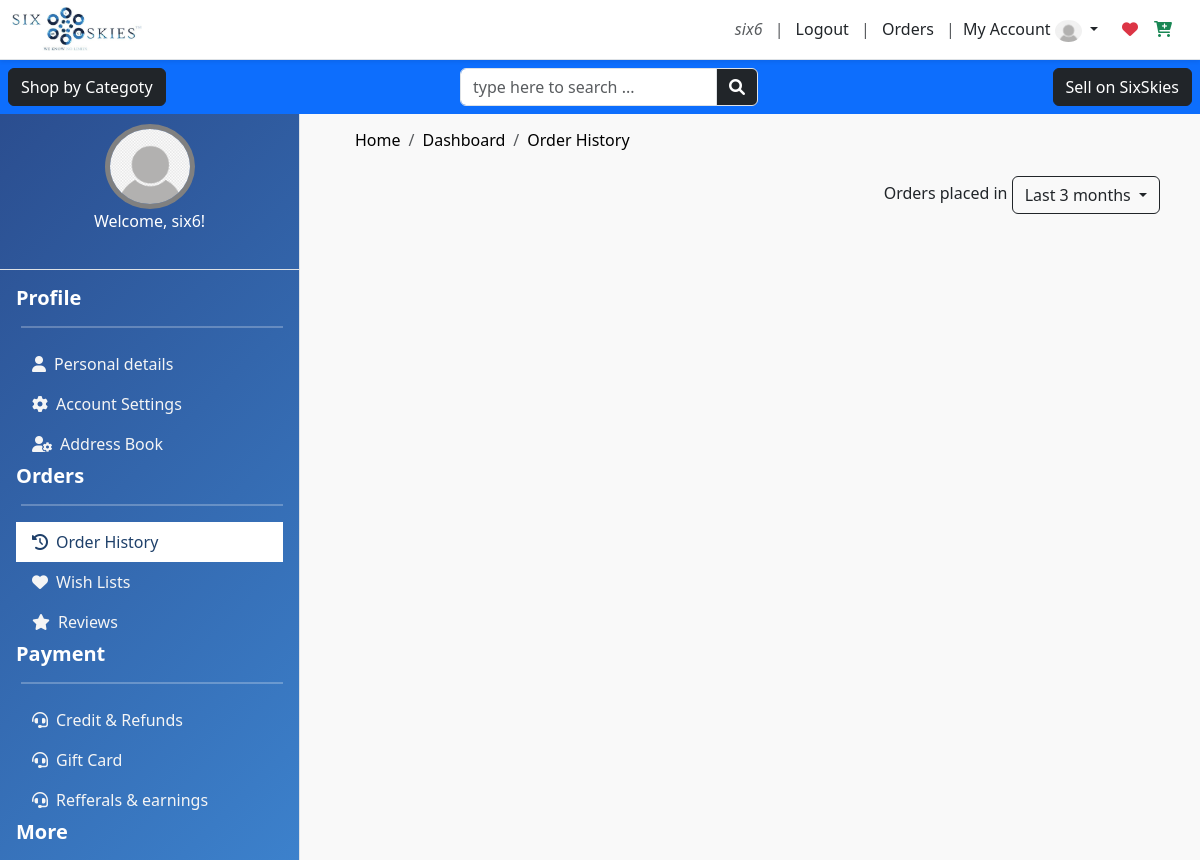
Before: /account/dashboard/order_history/ (signed in) with the older database file.
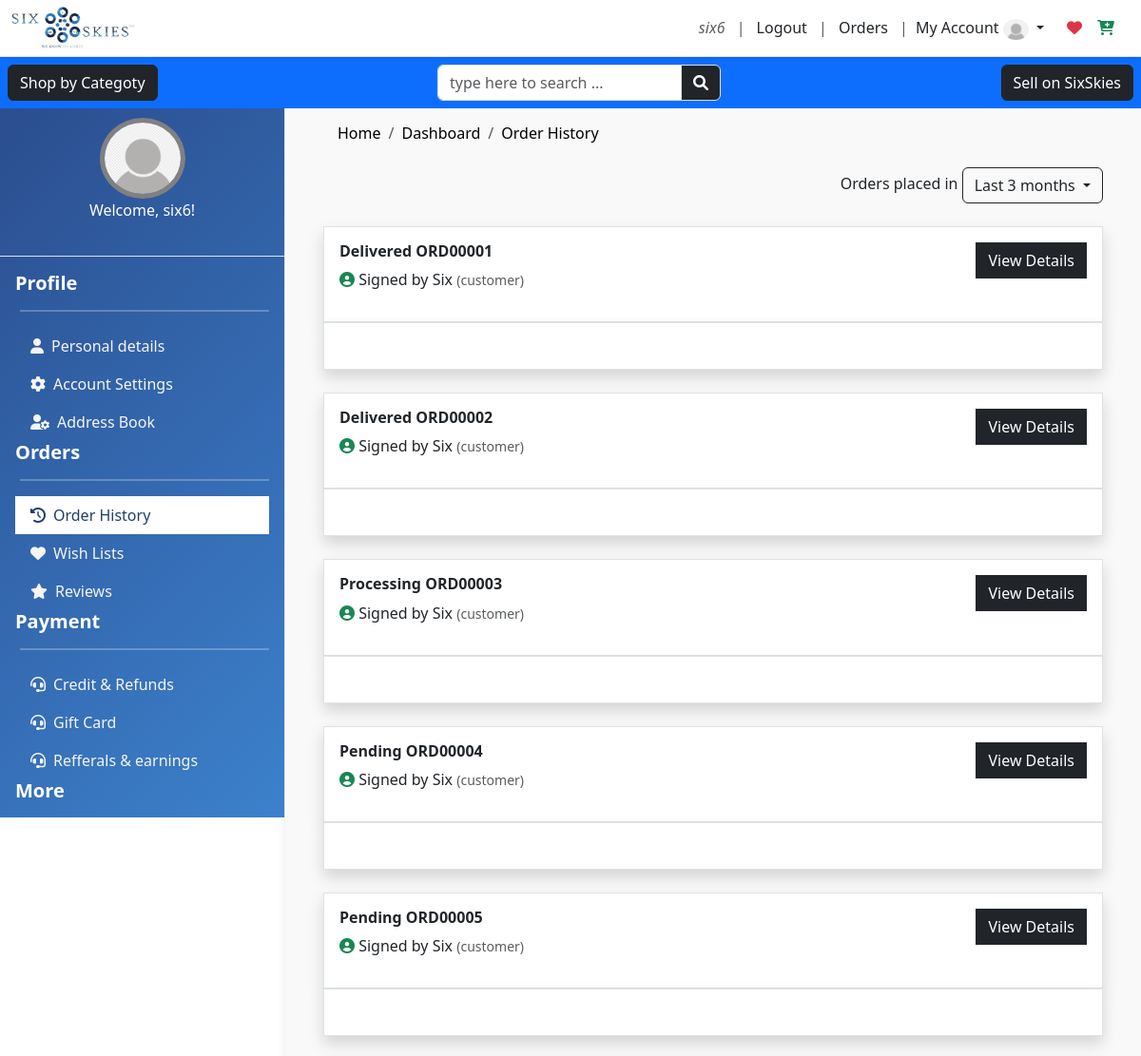
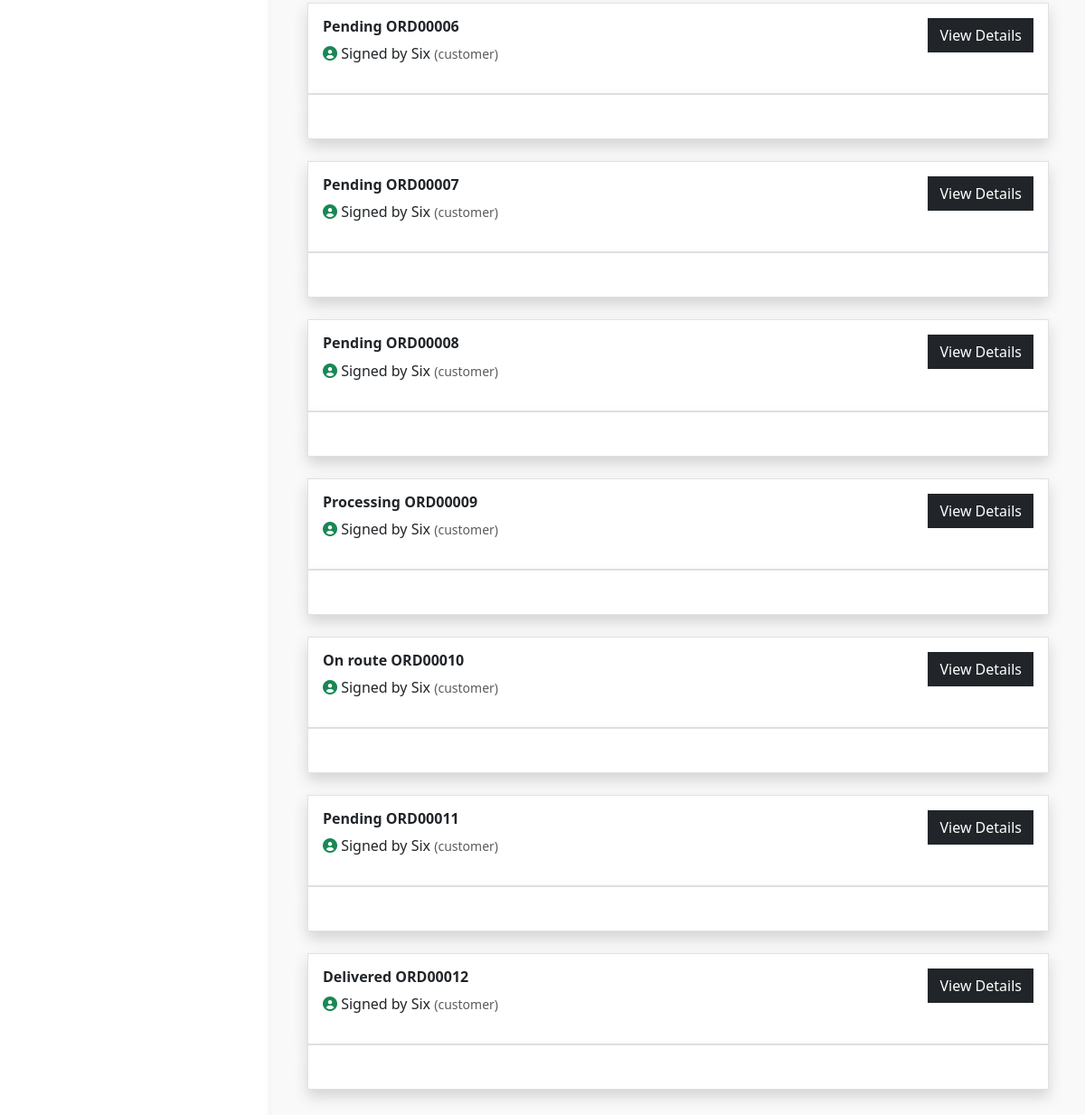
After: the same page with the newer database file (2 pictures, top to bottom).
### seller/wrap_models/orders_model.py (models this page shows, shortened)
class Order(models.Model):
    id = models.AutoField(primary_key=True)  # Auto-incrementing ID
    order_id = models.CharField(max_length=20, unique=True, blank=True)  # Custom Order ID
    user = models.ForeignKey(User, on_delete=models.CASCADE)  # Link to User
    business = models.ForeignKey(BusinessInformation, on_delete=models.CASCADE)
    total_amount = models.DecimalField(max_digits=10, decimal_places=2)  # Order Total
    delivery_method = models.CharField(max_length=50,null=True)
    status = models.CharField(
        max_length=20,
        choices=[("Pending", "Pending"), ("Processing", "Processing"),("On route", "On route"), ("Delivered", "Delivered"), ("Failed", "Failed")],
        default="Pending"
    )
    created_at = models.DateTimeField(auto_now_add=True)

### user/views.py (the view)
# urls.py: path('dashboard/order_history/', views.order_history, name='order_history'),
@login_required_custom
def order_history(request):
    orders = Order.objects.filter(user=request.user).all()
    return render(request, 'home/order_history.html',{'orders':orders})

### user/utils.py (called while the page is built)
def login_required_custom(view_func):
    @wraps(view_func)
    def _wrapped_view(request, *args, **kwargs):
        if request.user.is_authenticated:
            return view_func(request, *args, **kwargs)
        return redirect('signin')  # Redirect to login page if not authenticated
    return _wrapped_view

### user/templates/home/order_history.html (shortened to what this page needs)
{% extends 'products/shop_base.html' %}
{% load static %}
{% block nav %}
            <ul class="nav flex-column px-3 mt-3">
                <div class="flex-container ">
                    <h5 class="fw-bold">Profile </h5>
                    <hr >
                </div>
                <li class="nav-item">
                    <a class="nav-link d-flex align-items-center" href="{% url 'profile' %}">
                        <i class="fas fa-user me-2"></i> Personal details
                    </a>
                </li>
                <li class="nav-item">
                    <a class="nav-link d-flex align-items-center" href="{% url 'account_settings' %}">
                        <i class="fas fa-cog me-2"></i> Account Settings
                    </a>
                </li>
                 <li class="nav-item">
                    <a class="nav-link d-flex align-items-center" href="{% url 'address' %}">
                        <i class="fas fa-user-cog me-2"></i> Address Book
                    </a>
                </li>
                  <div class="flex-container ">
                <h5 class="fw-bold">Orders</h5>
                 <hr >
             </div>
                <li class="nav-item">
                    <a class="nav-link d-flex align-items-center active" href="{% url 'order_history' %}">
                        <i class="fas fa-history me-2"></i> Order History
                    </a>
                </li>
                <li class="nav-item">
                    <a class="nav-link d-flex align-items-center" href="{% url 'wish_lists' %}">
                        <i class="fas fa-heart me-2"></i> Wish Lists
                    </a>
                </li>
                <li class="nav-item">
                    <a class="nav-link d-flex align-items-center" href="{% url 'buyer_reviews' %}">
                        <i class="fas fa-star me-2"></i> Reviews
                    </a>
                </li>
                  <div class="flex-container ">
                <h5 class="fw-bold">Payment</h5>
                 <hr >
             </div>
                <li class="nav-item">
                    <a class="nav-link d-flex align-items-center" href="{% url 'credit' %}">
                        <i class="fas fa-headset me-2"></i> Credit & Refunds
                    </a>
                </li>
                <li class="nav-item">
                    <a class="nav-link d-flex align-items-center" href="{% url 'gift_card' %}">
                        <i class="fas fa-headset me-2"></i> Gift Card
                    </a>
                </li>
                <li class="nav-item">
                    <a class="nav-link d-flex align-items-center" href="{% url 'referrals_earnings' %}">
                        <i class="fas fa-headset me-2"></i> Refferals & earnings
                    </a>
                </li>
                  <div class="flex-container ">
                <h5 class="fw-bold">More</h5>
             </div>
            </ul>
            {% endblock %}
{% block content %}
<div class="container  p-0">
    <nav aria-label="breadcrumb">
        <ol class="breadcrumb" style="border-radius: 0; padding: 8px 15px;">
            <li class="breadcrumb-item">
                <a href="{% url 'home' %}" style="color: black; text-decoration: none;">Home</a>
            </li>
            <li class="breadcrumb-item">
                <a href="{% url 'dash' %}" style="color: black; text-decoration: none;">Dashboard</a>
            </li>
            <li class="breadcrumb-item active" aria-current="page" style="color: black;">Order History</li>
        </ol>
    </nav>
    <div class="mb-4 d-flex justify-content-end">
        <div>
        <span>Orders placed in</span>
        <div class="btn-group">
          <button class="btn btn-outline-dark dropdown-toggle" type="button" id="dropdownMenuButton" data-bs-toggle="dropdown" aria-expanded="false">
            Last 3 months
          </button>
        </div>
        </div>
    </div>
    {% if orderss %}
    <div class="table-responsive">
        <table class="table table-striped table-hover align-middle">
            <thead style="background-color: #165baa; color: white;">
                <tr>
                    <th scope="col">#</th>
                    <th scope="col">Order ID</th>
                    <th scope="col">Date</th>
                    <th scope="col">Status</th>
                    <th scope="col">Total</th>
                    <th scope="col">Actions</th>
                </tr>
            </thead>
            <tbody>
                {% for order in orders %}
                <tr>
                    <th scope="row">{{ forloop.counter }}</th>
                    <td>{{ order.id }}</td>
                    <td>{{ order.date|date:"M d, Y H:i" }}</td>
                    <td>
                        {% if order.status == 'Pending' %}
                        <span class="badge bg-warning text-dark">Pending</span>
                        {% elif order.status == 'Completed' %}
                        <span class="badge bg-success">Completed</span>
                        {% elif order.status == 'Cancelled' %}
                        <span class="badge bg-danger">Cancelled</span>
                        {% endif %}
                    </td>
                    <td>${{ order.total }}</td>
                    <td>
                        <a href="{% url 'order_details' order.id %}" class="btn btn-sm btn-primary" style="background-color: #165baa; border-color: #165baa;">
                            <i class="fas fa-eye"></i> View Details
                        </a>
                    </td>
                </tr>
                {% endfor %}
            </tbody>
        </table>
    </div>
    {% else %}
{% for order in orders %}
    <div class="  w-100 p-0 m-0 mb-4" id="order" style="display:block;" >
        <div class="d-flex justify-content-between w-100 p-3  border shadow p-0 m-0" style="background-color:white;overflow-x: scroll;">
            <div class="" >
                <h6 class="fw-bold">{{order.status}} {{order.order_id}}</h6>
                <p><i class="fa fa-user-circle text-success"></i> Signed by {{user.first_name}} <span class="text-muted small">(customer)</span></p>
            </div>
            <div class="">
                <a class="btn btn-dark rounded-0" href="{% url 'order_details' order.id %}"> View Details</a>
            </div>
        </div>
       <div class=" d-flex justify-content-start p-4 border shadow shadow" style="background-color:white;">
       </div>
    </div>
{% endfor %}
    {% endif %}
</div>
{% endblock content %}

### shop/templates/products/shop_base.html (shortened to what this page needs)
<!DOCTYPE html>
<html lang="en">
<head>
    {% load static %}
     <link rel="stylesheet" href="{% static 'css/bootstrap.min.css' %}">
      <link rel="stylesheet" href="https://cdnjs.cloudflare.com/ajax/libs/font-awesome/6.0.0-beta3/css/all.min.css">
      <link rel="stylesheet" href="{% static 'css/message.css' %}">
</head>
<body>
<nav id="navbar" class="navbar navbar-expand-lg navbar-light bg-white shadow-sm">
    <div class="container-fluid">
        <img class="nav-logo" src="{% static '/images/logo.png' %}" alt="Logo"  width="130px"height="auto">
        <div class="d-flex justify-content-end">
            <div class="on-nav">
                <span>
                    <i class="text-muted">{{user.username}}</i>
                </span>
                <span class="text-muted p-2">
                    |
                </span>
                <span>
                    <a href="{% url 'logout'%}" class="text-decoration-none text-dark"> Logout</a>
                </span>
                 <span class="text-muted p-2">
                    |
                </span>
                <span>
                    <a href="{% url 'order_history' %}" class="text-decoration-none text-dark" >Orders</a>
                </span>
                 <span class="text-muted p-2">
                     |
                </span>
            </div>
             <a class="nav-link dropdown-toggle on-nav pe-4" href="#" id="profileDropdown" role="button" data-bs-toggle="dropdown">
                  <span> My Account</span>
                    <img src="{% static 'images/default_profile.png' %}" alt="Profile" class="rounded-circle" height="22" />
            </a>
             <a class="on-nav" href="{% url 'wish_lists' %}">
                <i class="fas fa-heart  text-danger "></i>
            </a>
            <a class="px-3" href="{% url 'cart' %}">
                <i class="fas fa-cart-plus  text-success "></i>
            </a>
        </div>
    </div>
</nav>
{% block secend_nav %}
<div class="on-nav">
    <div class=" bg-primary p-2 d-flex justify-content-between w-100" style="position: fixed; z-index: 1100; display: none;">
        <p class=" m-0" >
          <button class="btn btn-dark " type="button" data-bs-toggle="collapse" data-bs-target="#collapseExample" aria-expanded="false" aria-controls="collapseExample">
           Shop by Categoty
          </button>
        </p>
         <form method="POST "  class="forms">
                <div class="input-group flex-nowrap w-100">
                  <input type="text" class="form-control w-100" placeholder="type here to search ..."  aria-label="Username" aria-describedby="addon-wrapping">
                  <span class="input-group-text bg-dark" id="addon-wrapping"><i class="fa fa-search text-white"></i></span>
                </div>
        </form>
        <div class="">
            <a href="{% url 'business' %}" class="btn btn-dark "> Sell on SixSkies</a>
        </div>
 </div>
</div>
{% endblock %}
<div class="container-fluid">
    <div class="row ">
         <div class="col-md-3 sidebar" id="sidebar">
            <div class="close-btn">
            </div>
            <div class="profile-upload">
                <img id="profileImage" src="{% static 'images/default_profile.png' %}" alt="Profile Image">
                <p class="welcome-text">Welcome, {{ user.username }}!</p>
            </div>
            {% block nav %}{% endblock %}
        </div>
        <div class="col-md-9 content ">
            <div class="inner">
            {% block content %}
            {% endblock content %}
            </div>
        </div>
    </div>
</div>
</body>
</html>

Changed rows visible on the page:
added Order: status "Delivered", order_id "ORD00001", {{ user.first_name }} "Six"
added Order: status "Delivered", order_id "ORD00002", {{ user.first_name }} "Six"
added Order: status "Processing", order_id "ORD00003", {{ user.first_name }} "Six"
added Order: status "Pending", order_id "ORD00004", {{ user.first_name }} "Six"
added Order: status "Pending", order_id "ORD00005", {{ user.first_name }} "Six"
added Order: status "Pending", order_id "ORD00006", {{ user.first_name }} "Six"
added Order: status "Pending", order_id "ORD00007", {{ user.first_name }} "Six"
added Order: status "Pending", order_id "ORD00008", {{ user.first_name }} "Six"
added Order: status "Processing", order_id "ORD00009", {{ user.first_name }} "Six"
added Order: status "On route", order_id "ORD00010", {{ user.first_name }} "Six"
added Order: status "Pending", order_id "ORD00011", {{ user.first_name }} "Six"
added Order: status "Delivered", order_id "ORD00012", {{ user.first_name }} "Six"
